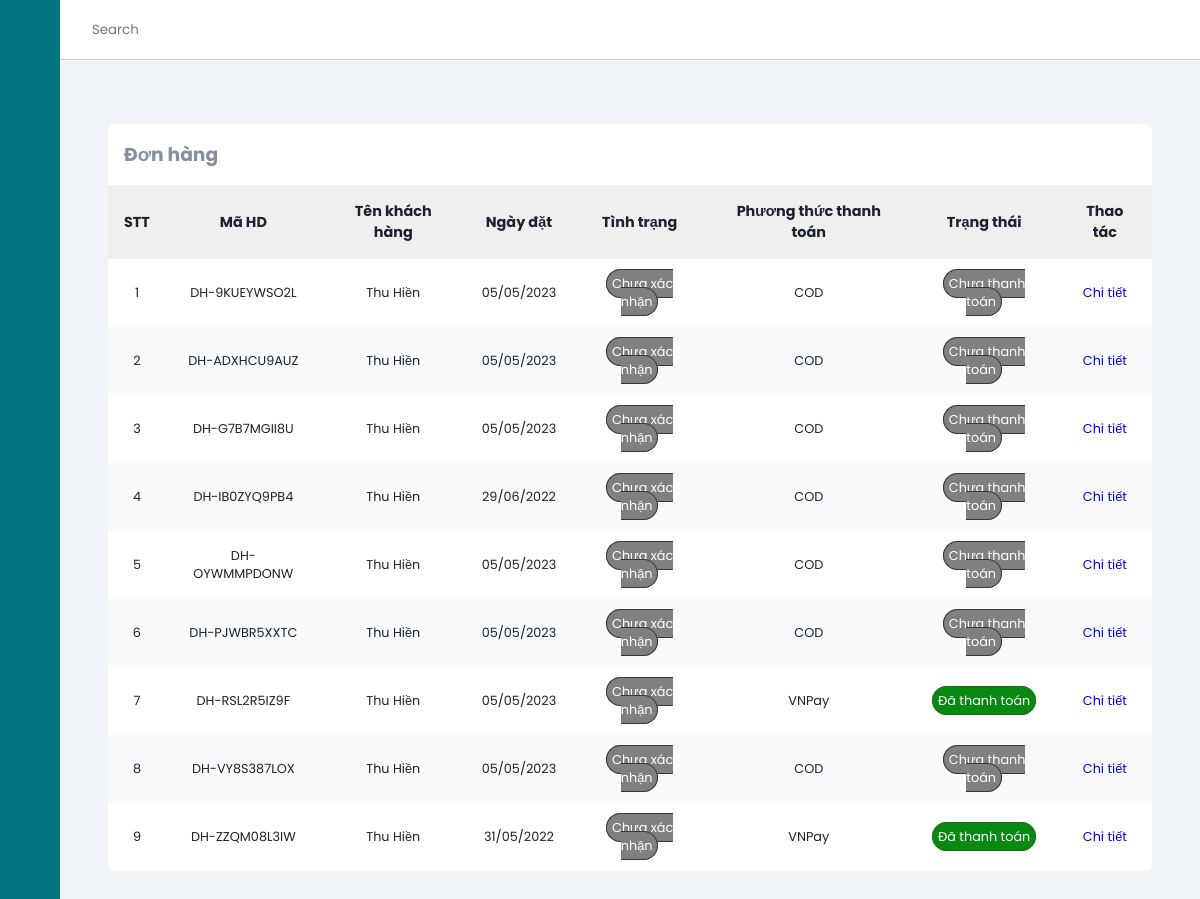
/orderManage (signed in), run on the app's committed database.
### tables this page shows
CREATE TABLE `orders` (
  `id` varchar(50) NOT NULL,
  `userId` int(11) NOT NULL,
  `createdDate` date NOT NULL,
  `receivedDate` date DEFAULT NULL,
  `status` varchar(20) NOT NULL,
  `paymentStatus` tinyint(1) NOT NULL,
  `paymentMethod` varchar(10) NOT NULL,
  `payDate` datetime DEFAULT NULL,
  `total` decimal(10,0) NOT NULL,
  `discount` int(11) DEFAULT NULL
);

CREATE TABLE `users` (
  `id` int(11) NOT NULL,
  `fullName` varchar(255) NOT NULL,
  `email` varchar(255) NOT NULL,
  `dob` date NOT NULL,
  `address` varchar(500) NOT NULL,
  `password` varchar(255) NOT NULL,
  `roleId` int(11) NOT NULL,
  `status` tinyint(1) NOT NULL,
  `captcha` varchar(50) NOT NULL,
  `isConfirmed` tinyint(4) NOT NULL DEFAULT 0,
  `phone` varchar(10) NOT NULL,
  `provinceId` varchar(5) NOT NULL,
  `districtId` varchar(5) NOT NULL,
  `wardId` varchar(5) NOT NULL
);

### mvc/core/ControllerBase.php (called while the page is built, shortened)
<?php
class ControllerBase{
    public function view($view, $data=[]){
        require_once "./mvc/views/".$view.".php";
    }
}
?>

### mvc/controllers/OrderManage.php (called while the page is built, shortened)
<?php
class orderManage extends ControllerBase
{
    public function Index()
    {
        $order = $this->model("orderModel");
        $result = $order->getAll();
        $orderList = $result->fetch_all(MYSQLI_ASSOC);
        $this->view("admin/order", [
            "headTitle" => "Quản lý đơn đặt hàng",
            "orderList" => $orderList
        ]);
    }
}

### mvc/core/App.php (called while the page is built, shortened)
<?php
class App
{
    protected $action = "Index";
    function __construct()
    {
        $arr = $this->UrlProcess();
        if (file_exists("./mvc/controllers/" . $arr[0] . ".php")) {
            unset($arr[0]);
        }
        $this->controller = new $this->controller;
        $this->params = $arr ? array_values($arr) : [];
        array_push($this->params, $_GET);
        call_user_func_array([$this->controller, $this->action], $this->params);
    }
    function UrlProcess()
    {
        if (isset($_GET["url"])) {
            return explode("/", filter_var(trim($_GET["url"], "/")));
        }
    }
}

### index.php (called while the page is built, shortened)
<?php
$myApp = new App();
?>

### mvc/core/DB.php (called while the page is built, shortened)
<?php
class DB{
    private static $instance = null;
    protected $servername = "localhost";
    protected $username = "root";
    protected $password = "";
    private function __construct(){
        $this->con = mysqli_connect($this->servername, $this->username, $this->password);
    }
    public static function getInstance()
    {
      if(!self::$instance)
      {
        self::$instance = new DB();
      }
      return self::$instance;
    }
}
?>

### mvc/models/OrderModel.php (called while the page is built, shortened)
<?php
class orderModel
{
    private static $instance = null;
    public static function getInstance()
    {
        if (!self::$instance) {
            self::$instance = new orderModel();
        }
        return self::$instance;
    }
    public function getAll()
    {
        $db = DB::getInstance();
        $sql = "SELECT o.id as orderId, o.createdDate, o.receivedDate, o.status, o.paymentStatus, o.paymentMethod, o.payDate, o.total, o.discount, u.id as userId, u.fullName FROM orders o JOIN users u ON o.userId = u.id";
        $result = mysqli_query($db->con, $sql);
        return $result;
    }
}

### mvc/views/admin/order.php (the view, shortened to what this page needs)
<?php require APP_ROOT . '/views/admin/inc/head.php'; ?>
<body>
    <?php require APP_ROOT . '/views/admin/inc/sidebar.php'; ?>
    <div class="main-content">
        <header>
            <div class="search-wrapper">
                <input type="search" placeholder="Search">
            </div>
            <div class="social-icons">
                <div></div>
            </div>
        </header>
        <main>
            <section class="recent">
                <div class="activity-grid">
                    <div class="activity-card">
                        <h3>Đơn hàng</h3>
                        <div class="table-responsive">
                            <table>
                                <thead>
                                    <tr>
                                        <th>STT</th>
                                        <th>Mã HD</th>
                                        <th>Tên khách hàng</th>
                                        <th>Ngày đặt</th>
                                        <th>Tình trạng</th>
                                        <th>Phương thức thanh toán</th>
                                        <th>Trạng thái</th>
                                        <th>Thao tác</th>
                                    </tr>
                                </thead>
                                <tbody>
                                    <?php
                                    $count = 0;
                                    foreach ($data['orderList'] as $key => $value) {
                                    ?>
                                        <tr>
                                            <td><?= ++$count ?></td>
                                            <td><?= $value['orderId'] ?></td>
                                            <td><?= $value['fullName'] ?></td>
                                            <td><?= date("d/m/Y", strtotime($value['createdDate'])) ?></td>
                                            <?php
                                            if ($value['status'] == "processing") { ?>
                                                <td><span class="gray">Chưa xác nhận</span></td>
                                            <?php  } else if ($value['status'] == "processed") { ?>
                                                <td><span class="blue">Đã xác nhận</span></td>
                                            <?php } else if ($value['status'] == "delivery") { ?>
                                                <td><span class="yellow">Đang giao hàng</span></td>
                                            <?php } else if ($value['status'] == "cancel"){ ?>
                                                <td><span class="gray">Đã hủy</span></td>
                                            <?php } else if ($value['status'] == "received"){ ?>
                                                <td><span class="active">Hoàn thành</span></td>
                                            <?php } else{ ?>
                                                <td><span class="gray">...</span></td>
                                            <?php }
                                            ?>
                                            <td><?= $value['paymentMethod'] ?></td>
                                            <?php
                                            if ($value['paymentStatus']) { ?>
                                                <td><span class="active">Đã thanh toán</span></td>
                                            <?php } else { ?>
                                                <td><span class="gray">Chưa thanh toán</span></td>
                                            <?php }
                                            ?>
                                            <td><a href="<?= URL_ROOT . '/orderManage/detail/' . $value['orderId'] ?>">Chi tiết</a></td>
                                        </tr>
                                    <?php }
                                    ?>
                                </tbody>
                            </table>
                        </div>
                    </div>
                </div>
            </section>
        </main>
    </div>
</body>
</html>

### public/css/admin.css (style rules this page uses)
:root { --main-color: #027581; --color-dark: #1D2231; --text-grey: #8390A2; }
* { font-family: 'Poppins', sans-serif; margin: 0; padding: 0; text-decoration: none; list-style-type: none; box-sizing: border-box; }
.main-content { position: relative; margin-left: 240px; transition: margin-left 500ms; }
header { position: fixed; left: 240px; top: 0; z-index: 100; width: calc(100% - 240px); background: #fff; height: 60px; padding: 0rem 1rem; display: flex; align-items: center; justify-content: space-between; border-bottom: 1px solid #ccc; transition: left 500ms; }
.search-wrapper { display: flex; align-items: center; }
.search-wrapper input { border: 0; outline: 0; padding: 1rem; height: 38px; }
.social-icons { display: flex; align-items: center; }
.social-icons span, .social-icons div { margin-left: 1.2rem; }
.social-icons div { height: 38px; width: 38px; background-size: cover; background-repeat: no-repeat; background-image: url(img/1.jpg); border-radius: 50%; }
main { margin-top: 60px; background: #f1f5f9; min-height: 90vh; padding: 1rem 3rem; }
.recent { margin-top: 3rem; margin-bottom: 3rem; }
.activity-grid { display: grid; grid-template-columns: 100% 25%; grid-column-gap: 1.5rem; }
.activity-card, .summary-card, .bday-card { background: #fff; border-radius: 7px; }
.activity-card h3 { color: var(--text-grey); margin: 1rem; }
.activity-card table { width: 100%; border-collapse: collapse; }
.activity-card thead { background: #efefef; text-align: left; }
th, td { font-size: .9rem; padding: 1rem 1rem; color: var(--color-dark); text-align: center; }
td { font-size: .8rem; }
tbody tr:nth-child(even) { background: #f9fafc; }
.table-responsive { overflow-x: auto; }
@media only screen and (max-width: 1200px) { .main-content { margin-left: 60px; } }
@media only screen and (max-width: 1200px) { .main-content header { left: 60px; width: calc(100% - 60px); } }
input, textarea, select { width: 100%; padding: 12px 20px; margin: 8px 0; display: inline-block; border: 1px solid #ccc; border-radius: 4px; box-sizing: border-box; }
.active { background: rgb(9, 136, 20); color: #fff; border: 1px solid rgb(23, 116, 4); padding: 5px; border-radius: 20px; }
.gray { background: gray; color: #fff; border: 1px solid rgb(56, 56, 56); padding: 5px; border-radius: 20px; }

### data on the page
orders: id "DH-9KUEYWSO2L", userId.fullName "Thu Hiền", createdDate "05/05/2023", status "Chưa xác nhận", paymentMethod "COD", paymentStatus "Chưa thanh toán"
orders: id "DH-ADXHCU9AUZ", userId.fullName "Thu Hiền", createdDate "05/05/2023", status "Chưa xác nhận", paymentMethod "COD", paymentStatus "Chưa thanh toán"
orders: id "DH-G7B7MGII8U", userId.fullName "Thu Hiền", createdDate "05/05/2023", status "Chưa xác nhận", paymentMethod "COD", paymentStatus "Chưa thanh toán"
orders: id "DH-IB0ZYQ9PB4", userId.fullName "Thu Hiền", createdDate "29/06/2022", status "Chưa xác nhận", paymentMethod "COD", paymentStatus "Chưa thanh toán"
orders: id "DH-OYWMMPDONW", userId.fullName "Thu Hiền", createdDate "05/05/2023", status "Chưa xác nhận", paymentMethod "COD", paymentStatus "Chưa thanh toán"
orders: id "DH-PJWBR5XXTC", userId.fullName "Thu Hiền", createdDate "05/05/2023", status "Chưa xác nhận", paymentMethod "COD", paymentStatus "Chưa thanh toán"
orders: id "DH-RSL2R5IZ9F", userId.fullName "Thu Hiền", createdDate "05/05/2023", status "Chưa xác nhận", paymentMethod "VNPay", paymentStatus "Đã thanh toán"
orders: id "DH-VY8S387LOX", userId.fullName "Thu Hiền", createdDate "05/05/2023", status "Chưa xác nhận", paymentMethod "COD", paymentStatus "Chưa thanh toán"
orders: id "DH-ZZQM08L3IW", userId.fullName "Thu Hiền", createdDate "31/05/2022", status "Chưa xác nhận", paymentMethod "VNPay", paymentStatus "Đã thanh toán"
